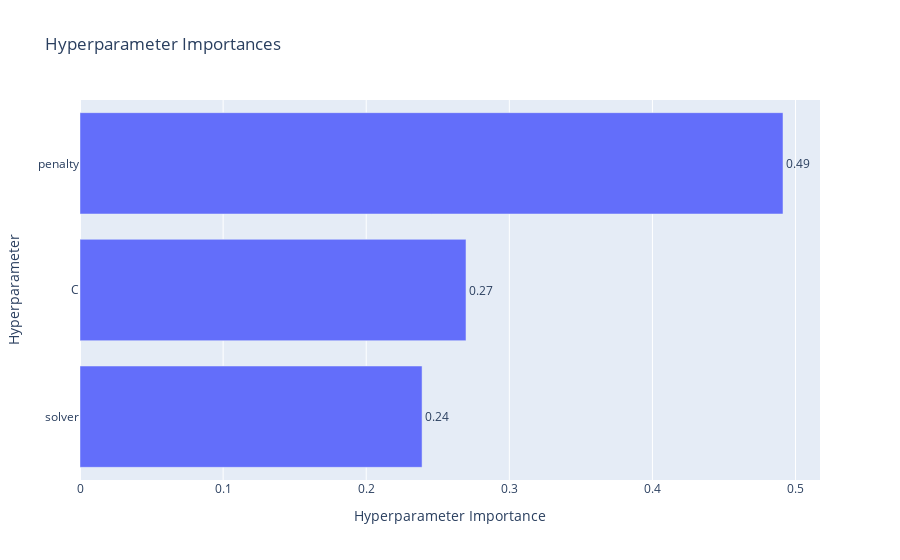

The cell this chart's notebook holds for it:
### Code cell
optuna.visualization.plot_param_importances(study, target_name="f1_score")

### Figure 1 — Plotly figure (JSON) as saved in the notebook; plotly's stock layout.template omitted (floating-point values rounded to 4 significant figures)
{"data": [{"cliponaxis": false, "hovertemplate": ["solver (CategoricalDistribution): 0.23903345969953488<extra></extra>", "C (FloatDistribution): 0.26972113306964535<extra></extra>", "penalty (CategoricalDistribution): 0.49124540723081983<extra></extra>"], "name": "f1_score", "orientation": "h", "text": ["0.24", "0.27", "0.49"], "textposition": "outside", "type": "bar", "x": [0.239, 0.2697, 0.4912], "y": ["solver", "C", "penalty"]}], "layout": {"title": {"text": "Hyperparameter Importances"}, "xaxis": {"title": {"text": "Hyperparameter Importance"}}, "yaxis": {"title": {"text": "Hyperparameter"}}}}
